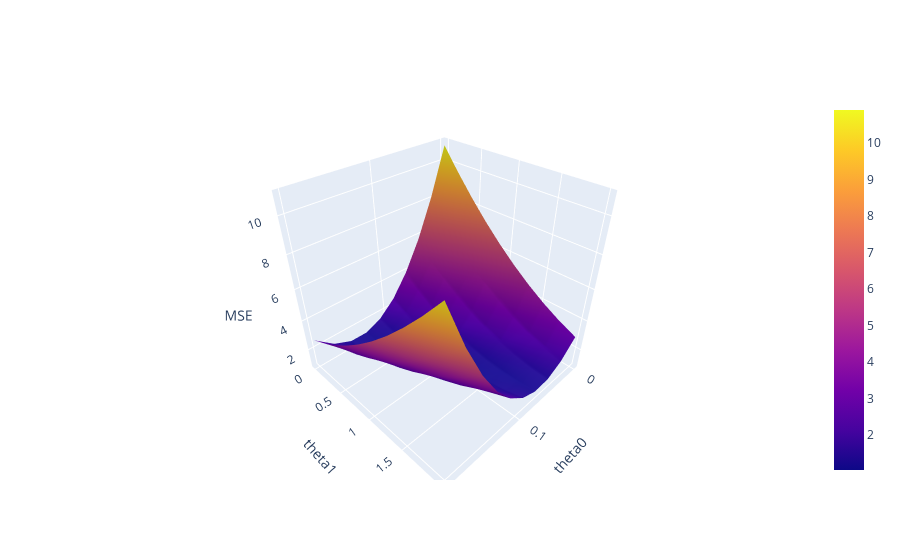

The code cell stored with this chart in its notebook:
### Markdown cell above
Using this function, we can create a 3D plot. This uses lots of syntax you've never seen.

### Code cell
import plotly.graph_objects as go

uvalues = np.linspace(0, 0.2, 10)#)1)
vvalues = np.linspace(0, 2, 10)#)1)
(u,v) = np.meshgrid(uvalues, vvalues)
thetas = np.vstack((u.flatten(),v.flatten()))

MSE = np.array([mse_loss_single_arg(t) for t in thetas.T])

loss_surface = go.Surface(x=u, y=v, z=np.reshape(MSE, u.shape))

ind = np.argmin(MSE)
optimal_point = go.Scatter3d(name = "Optimal Point",
    x = [thetas.T[ind,0]], y = [thetas.T[ind,1]], 
    z = [MSE[ind]],
    marker=dict(size=10, color="red"))

fig = go.Figure(data=[loss_surface, optimal_point])
fig.update_layout(scene = dict(
    xaxis_title = "theta0",
    yaxis_title = "theta1",
    zaxis_title = "MSE"))
fig.show()
